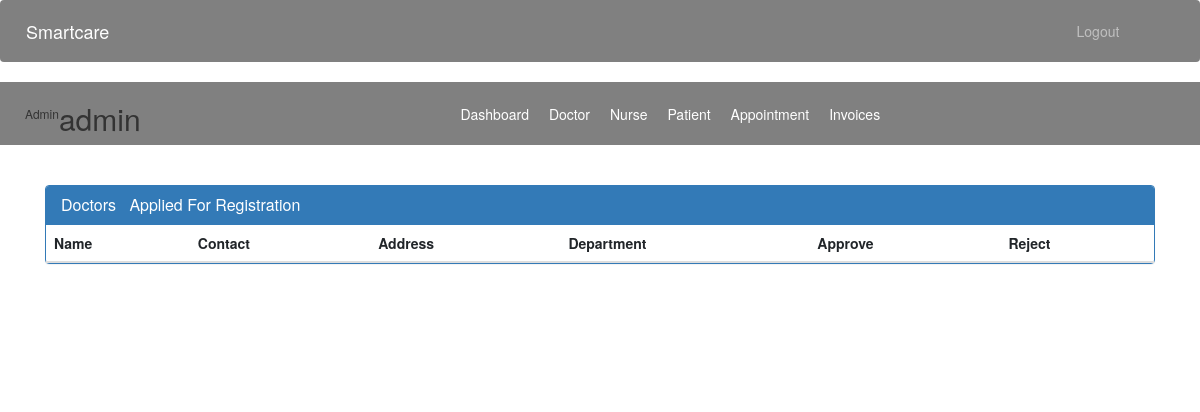
The app's page /admin-approve-doctor (signed in), older data.
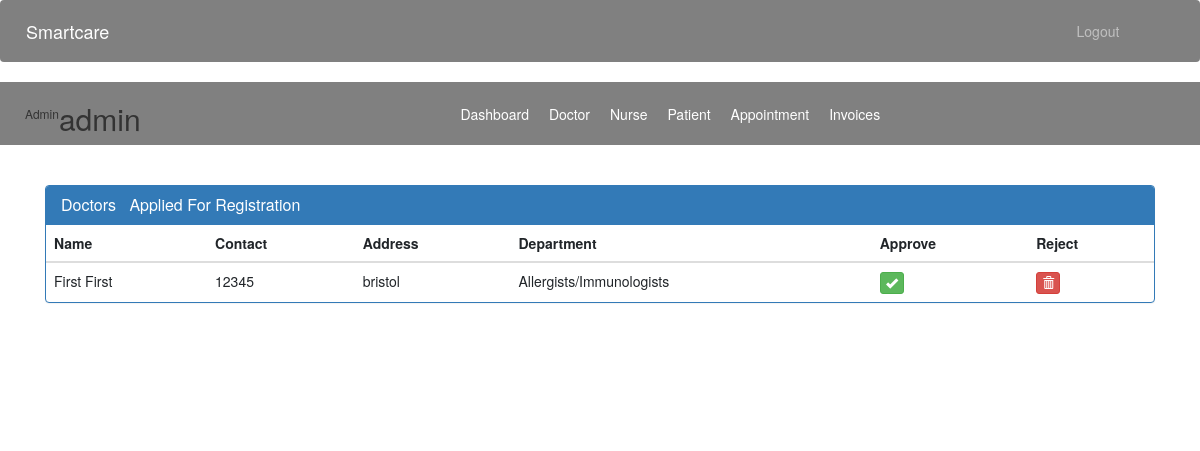
The same page, newer data.
### accounts/models.py (models this page shows, shortened)
class Doctor(models.Model):
    user=models.OneToOneField(User,on_delete=models.CASCADE)
    address = models.CharField(max_length=40)
    mobile = models.CharField(max_length=20,null=True)
    department= models.CharField(max_length=50,choices=departments,default='Cardiologist')
    status=models.BooleanField(default=False)
    @property
    def get_name(self):
        return self.user.first_name+" "+self.user.last_name

### accounts/views.py (the view)
# urls.py: path('admin-approve-doctor', views.admin_approve_doctor_view,name='admin-approve-doctor'),
@login_required(login_url='adminlogin')
@user_passes_test(is_admin)
def admin_approve_doctor_view(request):
    doctors=models.Doctor.objects.all().filter(status=False)
    return render(request,'smartcare/admin_approve_doctor.html',{'doctors':doctors})

### accounts/views.py (called while the page is built)
def is_admin(user):
    return user.groups.filter(name='ADMIN').exists()

### templates/smartcare/admin_approve_doctor.html (shortened to what this page needs)
{% extends 'smartcare/admin_base.html' %}
{% block content %}
{%load static%}
<head>
  <link href="//netdna.bootstrapcdn.com/bootstrap/3.0.0/css/bootstrap.min.css" rel="stylesheet" id="bootstrap-css">
</head>
<div class="container">
  <div class="panel panel-primary">
    <div class="panel-heading">
      <h6 class="panel-title">Doctors &nbsp Applied For Registration</h6>
    </div>
    <table class="table table-hover" id="dev-table">
      <thead>
        <tr>
          <th>Name</th>
          <th>Contact</th>
          <th>Address</th>
          <th>Department</th>
          <th>Approve</th>
          <th>Reject</th>
        </tr>
      </thead>
      {% for d in doctors %}
      <tr>
        <td> {{d.get_name}}</td>
        <td>{{d.mobile}}</td>
        <td>{{d.address}}</td>
        <td>{{d.department}}</td>
        <td><a class="btn btn-success btn-xs" href="{% url 'approve-doctor' d.id  %}"><span class="glyphicon glyphicon-ok"></span></a></td>
        <td><a class="btn btn-danger btn-xs" href="{% url 'reject-doctor' d.id  %}"><span class="glyphicon glyphicon-trash"></span></a></td>
      </tr>
      {% endfor %}
    </table>
  </div>
</div>
{% endblock content %}

Row changes from the older to the newer data that the page shows:
added Doctor: get_name "First First", mobile "12345", address "bristol", department "Allergists/Immunologists"
